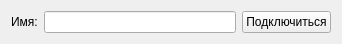
<?xml version="1.0" encoding="UTF-8"?>
<ui version="4.0">
 <class>MainWindow</class>
 <widget class="QMainWindow" name="MainWindow">
  <property name="geometry">
   <rect>
    <x>0</x>
    <y>0</y>
    <width>342</width>
    <height>41</height>
   </rect>
  </property>
  <property name="windowTitle">
   <string>MainWindow</string>
  </property>
  <widget class="QWidget" name="centralWidget">
   <layout class="QHBoxLayout" name="horizontalLayout">
    <item>
     <widget class="QLabel" name="label">
      <property name="text">
       <string>Имя:</string>
      </property>
     </widget>
    </item>
    <item>
     <widget class="QLineEdit" name="name_string"/>
    </item>
    <item>
     <widget class="QPushButton" name="connect_btn">
      <property name="text">
       <string>Подключиться</string>
      </property>
     </widget>
    </item>
   </layout>
  </widget>
 </widget>
 <layoutdefault spacing="6" margin="11"/>
 <resources/>
 <connections/>
</ui>
